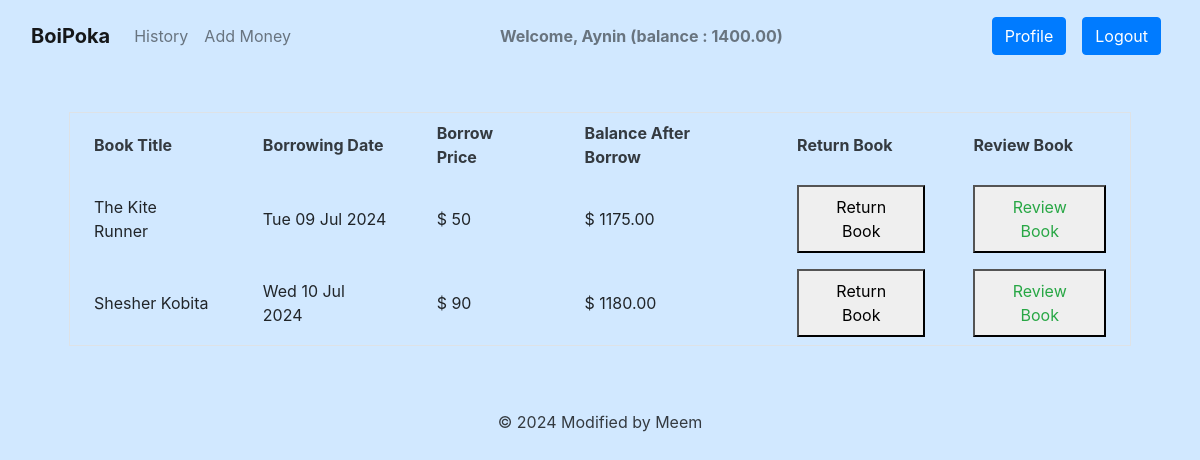
The app's page /transaction/borrow_history/ (signed in) with its own data.
### account/models.py (models this page shows, shortened)
class UserAccount(models.Model):
    user = models.OneToOneField(User, related_name='account', on_delete=models.CASCADE)
    account_no = models.IntegerField(unique=True)
    age = models.IntegerField(null=True, blank=True)
    gender = models.CharField(max_length=100,choices = GENDER_TYPE)
    balance = models.DecimalField(default=0, max_digits=12, decimal_places = 2)
    birth_date = models.DateField()
    account_created_at = models.DateField(auto_now_add = True)

### transaction/models.py (models this page shows, shortened)
class Borrow(models.Model):
    borrow_user = models.ForeignKey(User, on_delete=models.DO_NOTHING, related_name='borrow_user')
    book = models.ForeignKey(Book, on_delete=models.DO_NOTHING, related_name='user')
    balance_after_borrow=models.IntegerField(null=True, blank=True)
    created_on = models.DateField(auto_now_add=True)

### book/models.py (models this page shows, shortened)
class Book(models.Model):
    title = models.CharField(max_length=50)
    borrower = models.ManyToManyField(User, blank=True)
    content = models.TextField()
    price=models.IntegerField()
    genre = models.ForeignKey(Genre, on_delete=models.CASCADE)
    image = models.ImageField(upload_to='book/media/uploads/', blank = True, null = True)

### transaction/views.py (the view)
# urls.py: path('borrow_history/',BorrowHistoryView.as_view(), name='borrow_history'),
class BorrowHistoryView(LoginRequiredMixin, View):
    def get(self, request):
        borrow_history = Borrow.objects.filter(borrow_user=request.user)
        return render(request, 'transaction/borrow_history.html', {'borrow_history': borrow_history})

### transaction/templates/transaction/borrow_history.html (shortened to what this page needs)
{% extends 'base.html' %} {% load humanize %}{% load static %} {% block head_title %}Borrow History{% endblock %}
{% block content %}
<div class="m-10 py-3 px-4 bg-[#fef5e6] rounded-xl shadow-md">
	<table class="table-auto mx-auto w-full px-5 rounded-xl mt-8 border dark:border-neutral-500">
			<thead class="bg-purple-900 text-dark text-left">
					<tr class="bg-gradient-to-tr from-[#766142] to-[#766142] rounded-md py-2 px-4 text-black font-bold">
							<th class="px-4 py-2">Book Title</th>
							<th class="px-4 py-2">Borrowing Date</th>
							<th class="px-4 py-2">Borrow Price</th>
							<th class="px-4 py-2">Balance After Borrow</th>
							<th class="px-4 py-2">Return Book</th>
							<th class="px-4 py-2">Review Book</th>
					</tr>
			</thead>
			<tbody>
					{% for borrow in borrow_history %}
					<tr class="border-b dark:border-neutral-500">
							<td class="px-4 py-2">
									{{ borrow.book.title }}
							</td>
							<td class="px-4 py-2">
									{{ borrow.created_on|date:"D d M Y" }}
							</td>
							<td class="px-4 py-2">
									$ {{ borrow.book.price }}
							</td>
							<td class="px-4 py-2">
									$ {{ borrow.balance_after_borrow|floatformat:2  }}
							</td>
							<td class="px-4 py-2">
									<form action="{% url 'return_book' borrow.book.pk %}" method="post">
											<button type="submit"
													class="border-2 px-3 py-2 font-bold rounded-xl">Return
													Book</button>
									</form>
							</td>
							<td class="px-4 py-2">
								<a href="{%url 'write_review' borrow.book.pk%}">
								<button type="submit"
													class="border-2 text-success px-3 py-2 font-bold rounded-xl">Review
													Book</button> </a>
							</td>
					</tr>
					{% endfor %}
			</tbody>
	</table>
</div>
{% endblock %}

### core/templates/navbar.html (shortened to what this page needs)
<nav class="navbar navbar-expand-lg navbar-light p-3" style="background-color: #d1e8ff;">
	<div class="container-fluid">
			<a class="navbar-brand text-white-900 font-weight-bold" href="{%url 'home' %}">BoiPoka</a>
			<div class="collapse navbar-collapse" id="navbarNav">
					{% if request.user.is_authenticated %}
							<ul class="navbar-nav mr-auto">
									<li class="nav-item">
											<a class="nav-link text-blue-900" href="{% url 'borrow_history' %}">History</a>
									</li>
									<li class="nav-item">
											<a class="nav-link text-blue-900" href="{% url 'deposit_money' %}">Add Money</a>
									</li>
							</ul>
							<span class="navbar-text text-blue-900 font-weight-bold">
									Welcome, {{ request.user.first_name }} (balance : {{request.user.account.balance}})
							</span>
							<ul class="navbar-nav ml-auto">
									<li class="nav-item">
											<a class="btn btn-primary mx-2" href="{%url 'profile' %}">Profile</a>
									</li>
									<li class="nav-item">
											<a class="btn btn-primary mx-2" href="{%url 'logout'%}">Logout</a>
									</li>
							</ul>
					{% endif %}
			</div>
	</div>
</nav>

### core/templates/base.html (style rules this page uses)
body { background-color: #6610f2; }

### records on screen
Borrow: book "The Kite Runner", created_on "Tue 09 Jul 2024", book.price "50", balance_after_borrow "1175.00"
Borrow: book "Shesher Kobita", created_on "Wed 10 Jul 2024", book.price "90", balance_after_borrow "1180.00"

### other values on screen
{{ request.user.first_name }} "Aynin"
{{ request.user.account.balance }} "1400.00"
